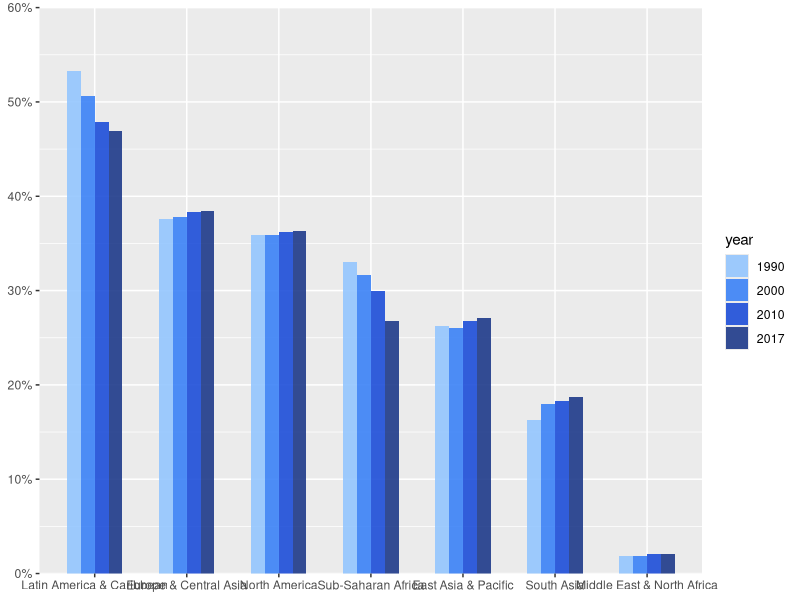

This figure's R source:
library(tidyverse)
library(scales)

world_bank_areas <- read_csv("data/world_bank_areas.csv")

forests <- world_bank_areas %>% 
  filter(year %in% c(1990, 2000, 2010, 2017)) %>% 
  filter(area != "World") %>% 
  mutate(year = as.factor(year))


forests %>% 
  ggplot(aes(x = reorder(area, -forest_land),
             y = forest_land,
             fill = year)) +
  geom_col(width = .6, 
           alpha = .9,
           position = position_dodge(width = .6)) +
  scale_y_continuous(breaks = seq(0, 60, 10),
                     limits = c(0, 60),
                     labels = label_percent(scale = 1),
                     name = NULL,
                     expand = expansion(0)) +
  scale_x_discrete(name = NULL) +
  scale_fill_manual(values = c("#93C5FD", "#3B82F6", "#1D4ED8", "#1E3A8A"))
